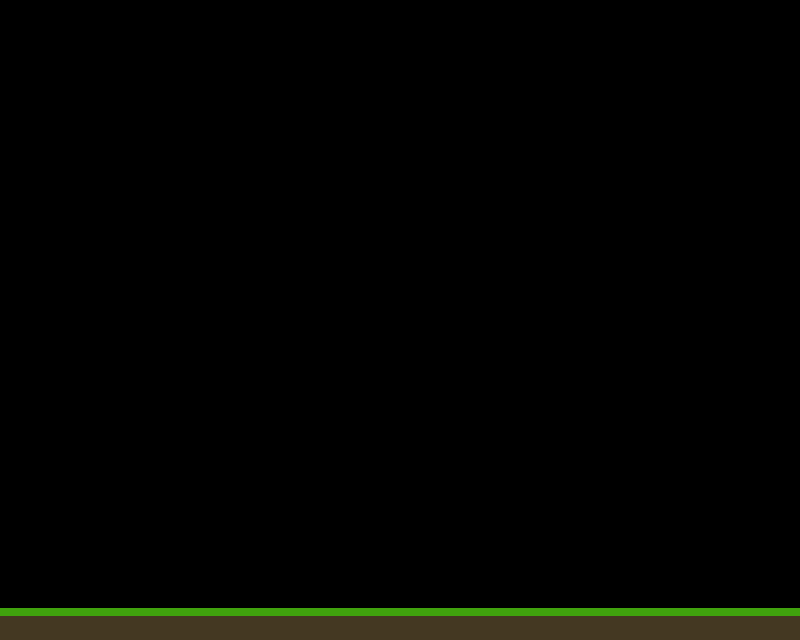

This is a level from a 2D game, rendered from its Tiled map with the project's own tilesets. A one-line summary and the map file follow, with tile-layer data summarised:
An orthogonal 25x20 tile map with 32x32 px tiles, 1 tile layer (Ground), 6 tilesets and 2 objects.

<map version="1.0" orientation="orthogonal" width="25" height="20" tilewidth="32" tileheight="32">
 <properties>
  <property name="possiblePoints" value="30000" />
  <property name="seconds" value="30" />
  <property name="text" value="Sample Text" />
 </properties>
 <tileset firstgid="1" name="Ground" tilewidth="32" tileheight="32">
  <image source="../assets/Ground.png" width="32" height="32" />
  <tile id="0">
   <properties>
    <property name="type" value="ground" />
   </properties>
  </tile>
 </tileset>
 <tileset firstgid="2" name="Hero" tilewidth="32" tileheight="32">
  <image source="../assets/Hero.png" width="160" height="32" />
 </tileset>
 <tileset firstgid="7" name="Pager" tilewidth="32" tileheight="32">
  <image source="../assets/Pager.png" width="96" height="32" />
 </tileset>
 <tileset firstgid="10" name="Spike" tilewidth="32" tileheight="32">
  <image source="../assets/Spike.png" width="32" height="32" />
 </tileset>
 <tileset firstgid="11" name="SpikesU" tilewidth="32" tileheight="32">
  <image source="../assets/SpikeUpsideDown.png" width="32" height="32" />
 </tileset>
 <tileset firstgid="12" name="Enemy" tilewidth="32" tileheight="32">
  <image source="../assets/Enemy.png" width="32" height="32" />
 </tileset>
 <layer name="Ground" width="25" height="20" opacity="0.9">
  <data>[500 cells, 25 non-empty, 1 distinct tile ids]</data>
 </layer>
 <objectgroup name="Hero" width="25" height="20">
  <object gid="2" x="11" y="596" />
 </objectgroup>
 <objectgroup name="Pager" width="25" height="20">
  <object gid="7" x="754" y="601" />
 </objectgroup>
 <objectgroup name="Spikes" width="25" height="20" />
 <objectgroup name="Enemies" width="25" height="20" />
</map>
